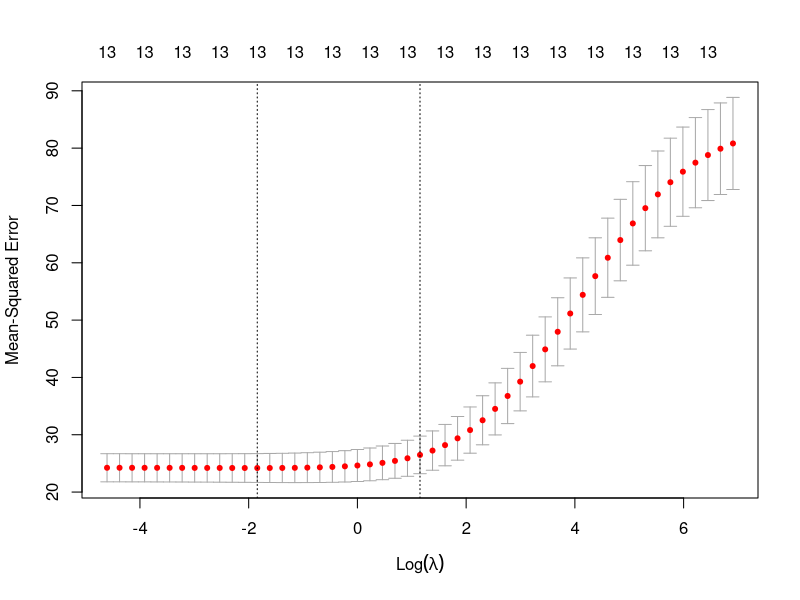

The R script that drew this image:
## ---- chunk 1
library(mlbench)
data(BostonHousing)
str(BostonHousing)

## ---- chunk 2
library(tidyverse)
library(broom)
library(glmnet)

# Define the responce variable
y = BostonHousing$medv
# Put all the predictors in a data matrix
x = BostonHousing %>% select(crim,zn,indus,chas,nox,rm,age,dis,rad,tax,ptratio,b,lstat) %>% data.matrix()

# Specify a range for Lambda
lambdas = 10^seq(3, -2, by = -.1)

# Ridge regression involves tuning a hyperparameter lambda, and it runs the model many times for different values of lambda
fit <- glmnet(x, y, alpha = 0, lambda = lambdas) # alpha=0 in ridge

# Use Cross Validation to find Best Lambda and how well the model generalises
cv_fit <- cv.glmnet(x, y, alpha = 0, lambda = lambdas)

# Lowest point in the curve indicates the optimal lambda
plot(cv_fit)

## ---- chunk 3
optlambda <- cv_fit$lambda.min
optlambda # log value of lambda that best minimised the error

## ---- chunk 4
# Predicting values and computing an R2 value for the data we trained on
 y_predicted <- predict(fit, s = optlambda, newx = x) # newx contanins the matrix of the predicted values

# Sum of Squares Total and Error
sst <- sum(y^2)
sse <- sum((y_predicted - y)^2)

# R squared
rsq <- 1 - sse / sst
rsq

